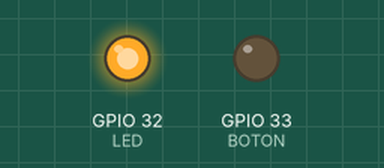
A sketch run on a simulated ESP32. Parts: output pins drawn as LEDs (lit = HIGH).

Above: at 0.6 s.
At 1.1 s:
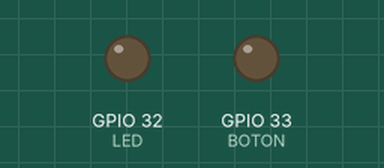
Timing chart, 0 to 2.6 s (numbered marks = the images above):
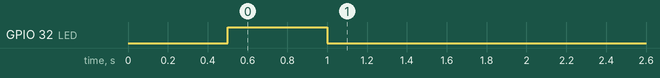

The sketch:

ledboton.ino
```cpp
#define LED 32
#define BOTON 33
int valor;

void setup() {
  pinMode(LED,OUTPUT);
  pinMode(BOTON,OUTPUT);
  digitalWrite(LED,LOW);
  delay(500);
  digitalWrite(LED,HIGH);
  delay(500);
  digitalWrite(LED,LOW);
}

void loop() {
  valor = digitalRead(BOTON);
  if (valor == HIGH){
    digitalWrite(LED,HIGH);
  }
  else{
    digitalWrite(LED,LOW);
    }

}
```
